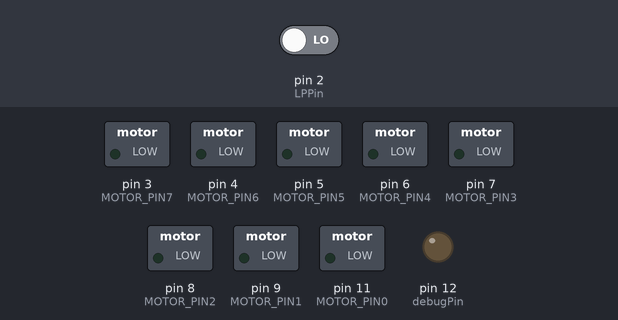
A sketch run on a simulated Arduino Uno, built with avr-gcc and run on an emulated ATmega328P. Shown: switched loads named in the sketch (green lamp = pin HIGH), output pins drawn as LEDs (lit = HIGH). Inputs (shaded band) come from the test bench; at power-on: pin 2 (LPPin) LOW.

Above: at 0.9 s.
At 3.02 s:
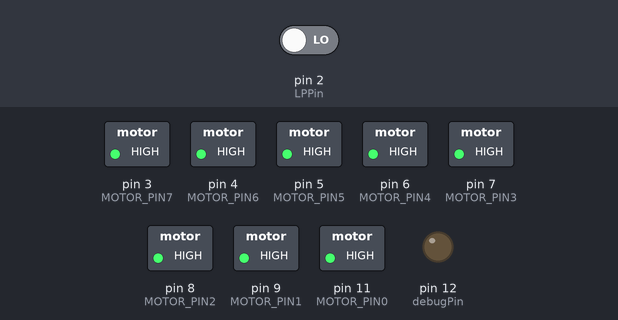
Timing chart, 0 to 3.6 s (numbered marks = the images above):
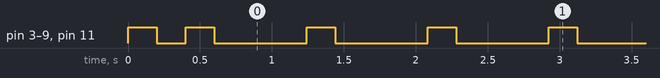

The sketch:

feedback_controller_mixed.ino
```cpp
#define LPPin       PD2 //2
#define MOTOR_PIN7  PD3 //3
#define MOTOR_PIN6  PD4 //4
#define MOTOR_PIN5  PD5 //5
#define MOTOR_PIN4  PD6 //6
#define MOTOR_PIN3  PD7 //7
#define MOTOR_PIN2  PB0 //8
#define MOTOR_PIN1  PB1 //9
#define MOTOR_PIN0  PB3 //11
#define debugPin    PB4 //12

#define TIMEOUT_MIN   1000 //ms
#define COUNTER_MAX   500  //ms

#define PERIOD        1000  //µs
#define PULSE_DUTY    0.5   //%
#define PWM_HIGH_DUTY 0.9   //%
#define PWM_LOW_DUTY  0.7   //%


uint8_t dist[8];
uint8_t pins[8] = {MOTOR_PIN0, MOTOR_PIN1, MOTOR_PIN2, MOTOR_PIN3, MOTOR_PIN4, MOTOR_PIN5, MOTOR_PIN6, MOTOR_PIN7};

uint16_t timeout = 0;
uint16_t counter = 0;
byte dummy;
uint8_t LP = 0;


void setup()
{
  Serial.begin(57600);
  DDRD |= (1<<MOTOR_PIN7) | (1<<MOTOR_PIN6) | (1<<MOTOR_PIN5) | (1<<MOTOR_PIN4) | (1<<MOTOR_PIN3);
  DDRB |= (1<<MOTOR_PIN2) | (1<<MOTOR_PIN1) | (1<<MOTOR_PIN0) | (1<<debugPin);

  write_all_high();
  delay(200);
  write_all_low();
  delay(200);
  write_all_high();
  delay(200);
  write_all_low();

  while(Serial.available() > 0) dummy = Serial.read();
}

void loop()
{
  uint8_t i;


  //Check for LP mode
  if(LP == 0 && (PIND & 1<<LPPin)) LP = 1;
  else if(LP == 1 && !(PIND & 1<<LPPin)) LP = 0;


  //read full data packet of 5 bytes if available
  if(Serial.available() >= 5)
  {
    if(Serial.read() == 0xff)
    {
      read_bluetooth();
      timeout = 0;
    }
  }
  else timeout++;


  //if no signal for 1s, go into standby
  if(timeout >= TIMEOUT_MIN)
  {
    for(uint8_t i=0; i<=7; i++)
    {
      dist[i] = 0;
      timeout = 0;
    }
    write_all_high();
    delay(200);
    write_all_low();
  }

  write_all_low(); //all motors initially off

  //turn on 4/3 motors and 2/1 motors if in the counter pulse
  for(i=0; i<8; i++)
  {
    if( dist[i] == 4
     || dist[i] == 3
     || (dist[i] == 2 && counter <= COUNTER_MAX * PULSE_DUTY)
     || (dist[i] == 2 && counter <= COUNTER_MAX * PULSE_DUTY))
    {
      if(i <= 2)
        PORTB |= 1 << pins[i];
      else
        PORTD |= 1 << pins[i];
    }
  }

  //wait to the low duty cycle turn off point
  //then turn off the low motors (3 and 1)
  delayMicroseconds(PERIOD * (1-PWM_LOW_DUTY));
  for(i=0; i<8; i++)
  {
    if(dist[i] == 3 || dist[i] == 1)
    {
      if(i <= 2)
        PORTB &= ~(1 << pins[i]);
      else
        PORTD &= ~(1 << pins[i]);
    }
  }

  //wait to the high duty cycle turn-off point
  //then turn off the high motors (4 and 2)
  delayMicroseconds(PERIOD * (PWM_HIGH_DUTY-PWM_LOW_DUTY));
  for(i=0; i<8; i++)
  {
    if(dist[i] == 4 || dist[i] == 2)
    {
      if(i <= 2)
        PORTB &= ~(1 << pins[i]);
      else
        PORTD &= ~(1 << pins[i]);
    }
  }
  delayMicroseconds(PERIOD * (1-PWM_HIGH_DUTY));

  counter++;
  if(counter >= COUNTER_MAX) counter = 0;
}

//*********************************************************//
// reads the 4-byte packet of sensor data from the sensor
//  controller
// TODO: adjust for magnetometer data packet
//*********************************************************//
void read_bluetooth()
{
  byte input0 = byte(Serial.read());  //read 1st byte
  byte input1 = byte(Serial.read());  //read 2nd byte
  byte input2 = byte(Serial.read());  //read 3rd byte
  byte input3 = byte(Serial.read());  //read 4th byte

  dist[4] =  uint8_t(input0 & 0x0F);
  dist[3] = uint8_t((input0 & 0xF0) >> 4);
  dist[2] =  uint8_t(input1 & 0x0F);
  dist[1] = uint8_t((input1 & 0xF0) >> 4);
  dist[0] =  uint8_t(input2 & 0x0F);
  dist[7] = uint8_t((input2 & 0xF0) >> 4);
  dist[6] =  uint8_t(input3 & 0x0F);
  dist[5] = uint8_t((input3 & 0xF0) >> 4);
}

//*********************************************************//
// writes 1 (turns off) to all of the motor pins
//*********************************************************//
void write_all_high()
{
  PORTD |= (1<<MOTOR_PIN7) | (1<<MOTOR_PIN6) | (1<<MOTOR_PIN5) | (1<<MOTOR_PIN4) | (1<<MOTOR_PIN3);
  PORTB |= (1<<MOTOR_PIN2) | (1<<MOTOR_PIN1) | (1<<MOTOR_PIN0);
}

//*********************************************************//
// writes 0 to all of the motor pins
//*********************************************************//
void write_all_low()
{
  PORTD &= ~((1<<MOTOR_PIN7) | (1<<MOTOR_PIN6) | (1<<MOTOR_PIN5) | (1<<MOTOR_PIN4) | (1<<MOTOR_PIN3));
  PORTB &= ~((1<<MOTOR_PIN2) | (1<<MOTOR_PIN1) | (1<<MOTOR_PIN0));
}
```

Measured:
- by itself, pin 3 (MOTOR_PIN7), pin 4 (MOTOR_PIN6), pin 5 (MOTOR_PIN5), pin 6 (MOTOR_PIN4), pin 7 (MOTOR_PIN3), pin 8 (MOTOR_PIN2), pin 9 (MOTOR_PIN1), pin 11 (MOTOR_PIN0): repeats every 0.84 s: HIGH 0.20 s, LOW 0.64 s
